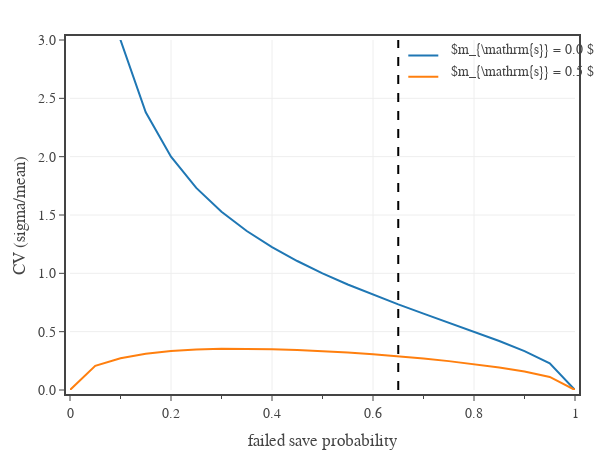

Here is the notebook cell this chart was saved with:
### Code cell
# Save damage CV vs fail probability for fixed damage outcomes

# create figure
fig = go.Figure(
    layout=go.Layout(
        template=tfb.FIG_TEMPLATE,
        margin=dict(l=70, r=25, b=60, t=40, pad=4),
        xaxis=dict(
            title_text='failed save probability',
            tick0=0, dtick=0.2,
            minor=dict(tick0=0, dtick=0.1),
            range=[0,1],
        ),
        yaxis=dict(
            title_text='CV (sigma/mean)',
            tickformat='.1f',
            range=[0,3],
        ),
        legend=dict(
            xanchor='left', yanchor='top',
            x=0.66, y=1.00,
            orientation='v',
            tracegroupgap=0,
            bgcolor='rgba(0,0,0,0)',
        )
    )
)

def y_annotation_large(i):
    return 1.03 - i*0.061

def y_annotation_small(i):
    return 1.03 - i*0.095

p_fail = np.linspace(0,20,21)/20.0
i = 0
for m_s in [0, 0.5]:
    fail_state = {
        'probability': 0,
        'mean': 1,
        'sigma': 0,
    }

    success_state = {
        'probability': 0,
        'mean': m_s,
        'sigma': 0,
    }

    cv = []
    for p in p_fail:
        fail_state['probability'] = p
        success_state['probability'] = 1 - p
        cv += [save_sigma(fail_state, success_state)/save_mean(fail_state, success_state)]
    
    fig.add_trace(go.Scatter(
        x=p_fail,
        y=cv,
        name=' ',
        #name=f'{m_s:.0%} damage on save',
        mode='lines',
        hovertemplate=
            f'<b>{m_s:.0%} damage on save</b><br>'+
            'fail probability %{x:.2f}<br>'+
            'action CV %{y:.2f}<extra></extra>'
    ))
    fig.add_annotation(
        name=f'{i:.0f}',
        xref='paper', xanchor='left',   x=0.75,
        yref='paper', yanchor='middle', y=y_annotation_large(i+1),
        showarrow=False,
        text=f'$m_{{\mathrm{{s}}}} = {m_s:.1f} $',
    )
    i += 1

fig.add_trace(go.Scatter(
    x=[0.65, 0.65], 
    y=[0,3],
    mode='lines',
    showlegend=False,
    hoverinfo='skip',
    line=dict(color='black', dash='dash')
))

# show figure
fig.update_layout(width=600, height=450, barmode='group')
fig.show(config=tfb.FIG_CONFIG)

# save figures
if SAVEFIGS:
    fig.update_layout(autosize=True, width=None, height=None)
    tfb.save_fig_html(fig, format='large', name=f'./fig-fixed-save-cv-large')
    for i in range(2):
        fig.update_annotations(selector=dict(name=f'{i:.0f}'), x=0.80, y=y_annotation_small(i+1))
    tfb.save_fig_html(fig, format='small', name=f'./fig-fixed-save-cv-small', style='aspect-ratio:600/500')

### Figure 1 — Plotly figure (JSON) as saved in the notebook; plotly's stock layout.template omitted (floating-point values rounded to 4 significant figures)
{"data": [{"hovertemplate": "<b>0% damage on save</b><br>fail probability %{x:.2f}<br>action CV %{y:.2f}<extra></extra>", "mode": "lines", "name": " ", "type": "scatter", "x": [0, 0.05, 0.1, 0.15, 0.2, 0.25, 0.3, 0.35, 0.4, 0.45, 0.5, 0.55, 0.6, 0.65, 0.7, 0.75, 0.8, 0.85, 0.9, 0.95, 1], "y": [null, 4.359, 3.0, 2.38, 2, 1.732, 1.528, 1.363, 1.225, 1.106, 1, 0.9045, 0.8165, 0.7338, 0.6547, 0.5774, 0.5, 0.4201, 0.3333, 0.2294, 0]}, {"hovertemplate": "<b>50% damage on save</b><br>fail probability %{x:.2f}<br>action CV %{y:.2f}<extra></extra>", "mode": "lines", "name": " ", "type": "scatter", "x": [0, 0.05, 0.1, 0.15, 0.2, 0.25, 0.3, 0.35, 0.4, 0.45, 0.5, 0.55, 0.6, 0.65, 0.7, 0.75, 0.8, 0.85, 0.9, 0.95, 1], "y": [0, 0.2076, 0.2727, 0.3105, 0.3333, 0.3464, 0.3525, 0.3533, 0.3499, 0.3431, 0.3333, 0.321, 0.3062, 0.2891, 0.2696, 0.2474, 0.2222, 0.193, 0.1579, 0.1118, 0]}, {"hoverinfo": "skip", "line": {"color": "black", "dash": "dash"}, "mode": "lines", "showlegend": false, "type": "scatter", "x": [0.65, 0.65], "y": [0, 3]}], "layout": {"annotations": [{"name": "0", "showarrow": false, "text": "$m_{\\mathrm{s}} = 0.0 $", "x": 0.75, "xanchor": "left", "xref": "paper", "y": 0.969, "yanchor": "middle", "yref": "paper"}, {"name": "1", "showarrow": false, "text": "$m_{\\mathrm{s}} = 0.5 $", "x": 0.75, "xanchor": "left", "xref": "paper", "y": 0.908, "yanchor": "middle", "yref": "paper"}], "barmode": "group", "height": 450, "legend": {"bgcolor": "rgba(0,0,0,0)", "orientation": "v", "tracegroupgap": 0, "x": 0.66, "xanchor": "left", "y": 1, "yanchor": "top"}, "margin": {"b": 60, "l": 70, "pad": 4, "r": 25, "t": 40}, "width": 600, "xaxis": {"dtick": 0.2, "minor": {"dtick": 0.1, "tick0": 0}, "range": [0, 1], "tick0": 0, "title": {"text": "failed save probability"}}, "yaxis": {"range": [0, 3], "tickformat": ".1f", "title": {"text": "CV (sigma/mean)"}}}}
